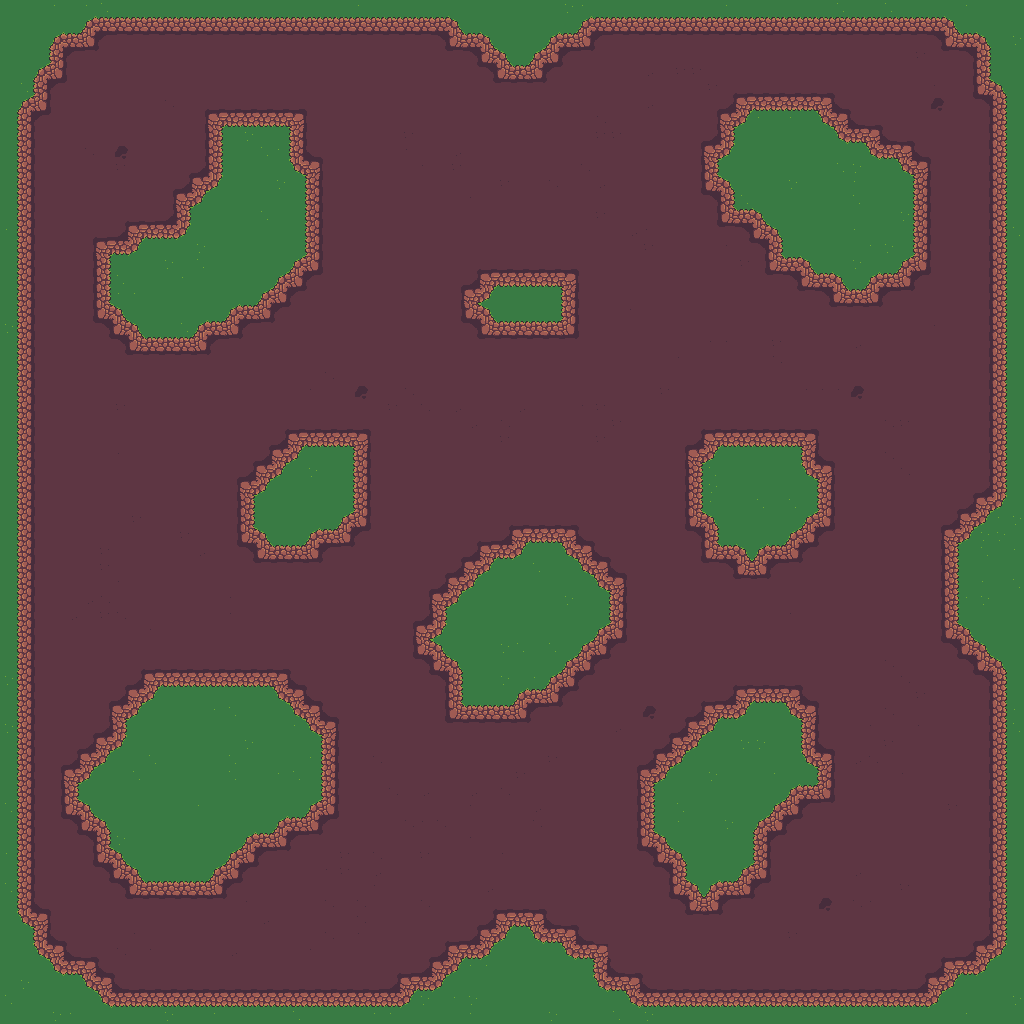

This is a level from a 2D game, rendered from its Tiled map with the project's own tilesets. A one-line summary and the map file follow, with tile-layer data summarised:
An orthogonal 64x64 tile map with 16x16 px tiles, 1 tile layer (Ground), 1 hidden layer not drawn, 2 tilesets.

<map version="1.10" tiledversion="1.10.2" orientation="orthogonal" renderorder="right-down" width="64" height="64" tilewidth="16" tileheight="16" infinite="0" nextlayerid="4" nextobjectid="1">
 <tileset firstgid="1" source="../../StandardTileset.tsx" />
 <tileset firstgid="1025" source="../../GlobalContent/TankMpSprites.tsx" />
 <layer id="2" name="Ground" width="64" height="64">
  <data>[4096 cells, 4096 non-empty, 34 distinct tile ids]</data>
 </layer>
 <layer id="1" name="GameplayLayer" width="64" height="64" visible="0" tintcolor="#ffffff">
  <data>[4096 cells, 600 non-empty, 1 distinct tile ids]</data>
 </layer>
</map>
